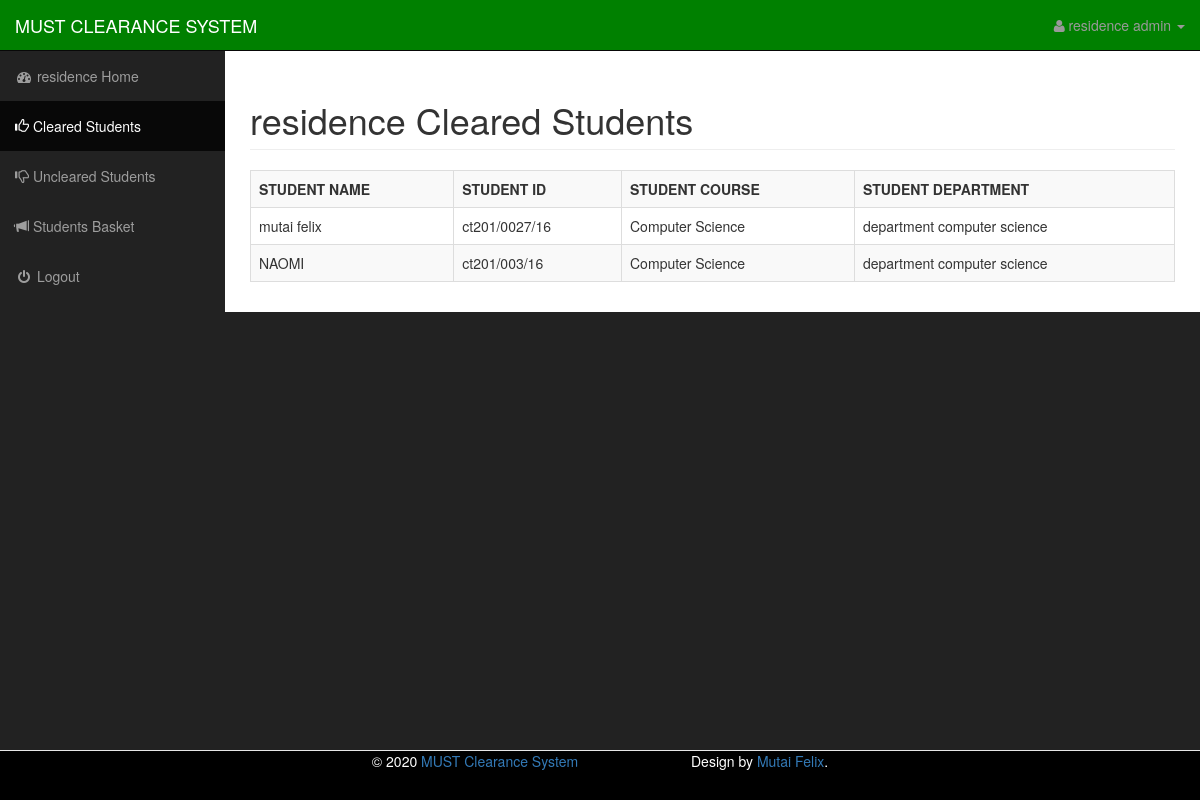
The page /new/residence/residenceclearedstudents.php (signed in) on the database its author committed.
### tables this page shows
CREATE TABLE `clearance_basics` (
  `incre` int(11) NOT NULL,
  `rights` varchar(100) NOT NULL,
  `developed` varchar(100) NOT NULL,
  `website` varchar(100) NOT NULL,
  `title` varchar(200) NOT NULL,
  `subtititle` varchar(200) NOT NULL
);

CREATE TABLE `department_residence` (
  `incre` int(11) NOT NULL,
  `idnumber` varchar(100) NOT NULL,
  `clearance_status` int(1) NOT NULL,
  `basket` varchar(300) NOT NULL
);

CREATE TABLE `student_details` (
  `incre` int(11) NOT NULL,
  `name` varchar(100) NOT NULL,
  `residence` varchar(50) NOT NULL,
  `course` varchar(100) NOT NULL,
  `idnumber` varchar(100) NOT NULL,
  `password` varchar(25) NOT NULL,
  `department` varchar(250) NOT NULL,
  `clearance_status` int(1) NOT NULL,
  `year` varchar(4) NOT NULL
);

### new/residence/residenceclearedstudents.php (the view, shortened to what this page needs)
<!DOCTYPE html>
<html lang="en">
<head>
	 <?php
  	include("../connection.php");
	$dery=mysqli_query($con,"select * from clearance_basics");
	$wata=mysqli_fetch_array($dery);
	$developed=$wata['developed'];
	$website=$wata['website'];
	$title=$wata['title'];
    ?>
    <link href="../css/bootstrap.min.css" rel="stylesheet">
    <link href="../css/sb-admin.css" rel="stylesheet">
    <link href="../font-awesome/css/font-awesome.min.css" rel="stylesheet" type="text/css">
</head>
<body>
    <div id="wrapper">
        <nav class="navbar navbar-inverse navbar-fixed-top" role="navigation" style="background-color:green">
            <div class="navbar-header">
                <a style="text-transform:uppercase;" class="navbar-brand" href="../index.php"><?php echo $title; ?></a>
            </div>
            <ul class="nav navbar-right top-nav">
                <li class="dropdown">
                    <a href="#" class="dropdown-toggle" data-toggle="dropdown"><i class="fa fa-user"></i> <?php echo $_SESSION['residencelogin']; ?> admin <b class="caret"></b></a>
                </li>
            </ul>
            <div class="collapse navbar-collapse navbar-ex1-collapse">
                <ul class="nav navbar-nav side-nav">
                    <li>
                        <a href="residencehome.php"><i class="fa fa-fw fa-dashboard"></i> <?php echo $_SESSION['residencelogin']; ?> Home</a>
                    </li>
					<li class="active">
                        <a href="residenceclearedstudents.php"><i class="glyphicon glyphicon-thumbs-up"></i> Cleared Students</a>
                    </li>
					<li>
                        <a href="residenceunclearedstudents.php"><i class="glyphicon glyphicon-thumbs-down"></i> Uncleared Students</a>
                    </li>
					<li>
                        <a href="residencebasket.php"><i class="glyphicon glyphicon-bullhorn"></i> Students Basket</a>
                    </li>
					<li>
                        <a href="logout.php"><i class="fa fa-fw fa-power-off"></i> Logout</a>
                    </li>
                </ul>
            </div>
        </nav>
        <div id="page-wrapper">
            <div class="container-fluid">
                <div class="row">
                    <div class="col-lg-12">
                        <h1 class="page-header">residence Cleared Students</h1>
						<p>
						<?php
						$year=date('Y');
						$query=mysqli_query($con,"select * from department_residence where clearance_status='1'");
						$no=mysqli_num_rows($query);
						if($no==0)
						{
							echo"There are no cleared students in the residence department";
						}
						else
						{
							echo"
							<table class='table table-bordered table-hover table-striped' style='width:100%;'>
							<tr>
								<th>STUDENT NAME</th>
								<th>STUDENT ID</th>
								<th>STUDENT COURSE</th>
								<th>STUDENT DEPARTMENT</th>
							</tr>
							";
							while($data=mysqli_fetch_array($query))
							{
								$studentid=$data['idnumber'];
								$ter=mysqli_query($con,"select * from student_details where idnumber='$studentid' && year='$year'");
								$ata=mysqli_num_rows($ter);
								if($ata==0)
								{
								}
								else
								{
									$ta=mysqli_fetch_array($ter);
									echo"
									<tr>
										<td>".$ta['name']."</td>
										<td>".$ta['idnumber']."</td>
										<td>".$ta['course']."</td>
										<td>".$ta['department']."</td>
									</tr>
									";
								}
							}
							echo"
							</table>
							";
						}
						?>
						</p>
                    </div>
                </div>
            </div>
			<footer style="text-align:left;background-color:#000000;color:#FFFFFF;" class="navbar navbar-default navbar-fixed-bottom">
					<div style="text-align:center;" class="container-fluid">&copy; <?php echo date("Y");?> <a href=""><?php echo $title; ?></a>
					&nbsp;&nbsp;&nbsp;&nbsp;&nbsp;&nbsp;&nbsp;&nbsp;&nbsp;&nbsp;&nbsp;&nbsp;&nbsp;&nbsp;&nbsp;&nbsp;&nbsp;&nbsp;&nbsp;&nbsp;&nbsp;&nbsp;&nbsp;&nbsp;&nbsp;&nbsp;&nbsp;
					Design by <a href="<?php echo $website; ?>" target="_blank"><?php echo $developed; ?></a>.</div>
					</footer>
        </div>
    </div>
</body>
</html>

### new/css/sb-admin.css (style rules this page uses)
body { margin-top: 100px; background-color: #222; }
@media (min-width:768px) { body { margin-top: 50px; } }
#wrapper { padding-left: 0; }
#page-wrapper { width: 100%; padding: 0; background-color: #fff; }
@media (min-width:768px) { #wrapper { padding-left: 225px; } }
@media (min-width:768px) { #page-wrapper { padding: 10px; } }
.top-nav { padding: 0 15px; }
.top-nav>li { display: inline-block; float: left; }
.top-nav>li>a { padding-top: 15px; padding-bottom: 15px; line-height: 20px; color: #999; }
@media (min-width:768px) { .side-nav { position: fixed; top: 51px; left: 225px; width: 225px; margin-left: -225px; border: none; border-radius: 0; overflow-y: auto; background-color: #222; } }
@media (min-width:768px) { .side-nav>li>a { width: 225px; } }

### rows shown on the page
clearance_basics: title "MUST CLEARANCE SYSTEM", title "MUST Clearance System", developed "Mutai Felix"
department_residence: idnumber.name "mutai felix", idnumber.idnumber "ct201/0027/16", idnumber.course "Computer Science", idnumber.department "department computer science"
department_residence: idnumber.name "NAOMI", idnumber.idnumber "ct201/003/16", idnumber.course "Computer Science", idnumber.department "department computer science"

### other values the page prints
$_SESSION['residencelogin'] "residence"
